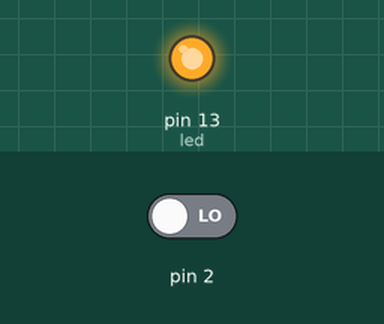
Recording of a sketch running on a simulated Arduino Uno, built with avr-gcc and run on an emulated ATmega328P. On the bench: output pins drawn as LEDs (lit = HIGH). Dashed ring = blinking. The test bench sets the inputs (shaded band); at power-on: pin 2 LOW.

Above: at 0.1 s.
At 1.2 s:
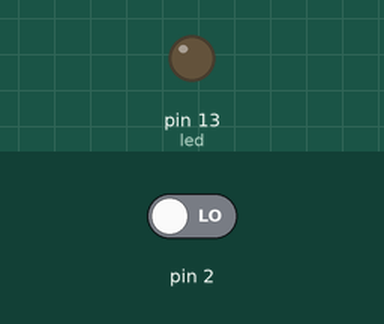
1.3 s: pin 2 driven HIGH
At 2.05 s:
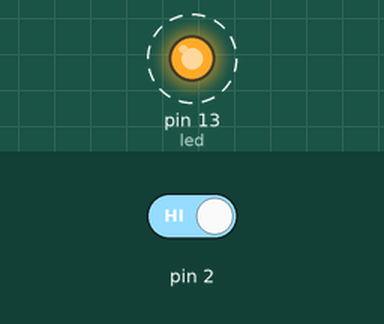
Timing chart, 0 to 10.3 s (numbered marks = the images above; inputs shaded):
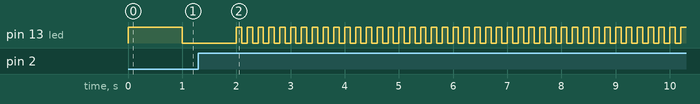

Measured:
- after the input at 1.3 s, pin 13 (led): alternates HIGH for 0.10 s and LOW for 0.10 s, starting after 0.80 s

The sketch:

Cod_interrup_o_variavel_volatile.ino
```cpp
const byte led = 13;
volatile boolean rapido = false;

void setup()
{
  pinMode(led, OUTPUT);
  attachInterrupt(0,algoAconteceu, RISING);// CAPITURA UMA SUBIDA
  //attachInterrupt(0,algoAconteceu, FALLING);// CAPITURA UMA QUEDA
  //attachInterrupt(0,algoAconteceu, CHANGE);// CAPITURA QUALQUER UMA
}

void loop()
{
	int periodo = 1000;
  	if(rapido)
		periodo = 100;
  	digitalWrite(led,HIGH);
  	delay(periodo);
  	digitalWrite(led,LOW);
  	delay(periodo);
}

void algoAconteceu(){
 	rapido = !rapido;
}
```
